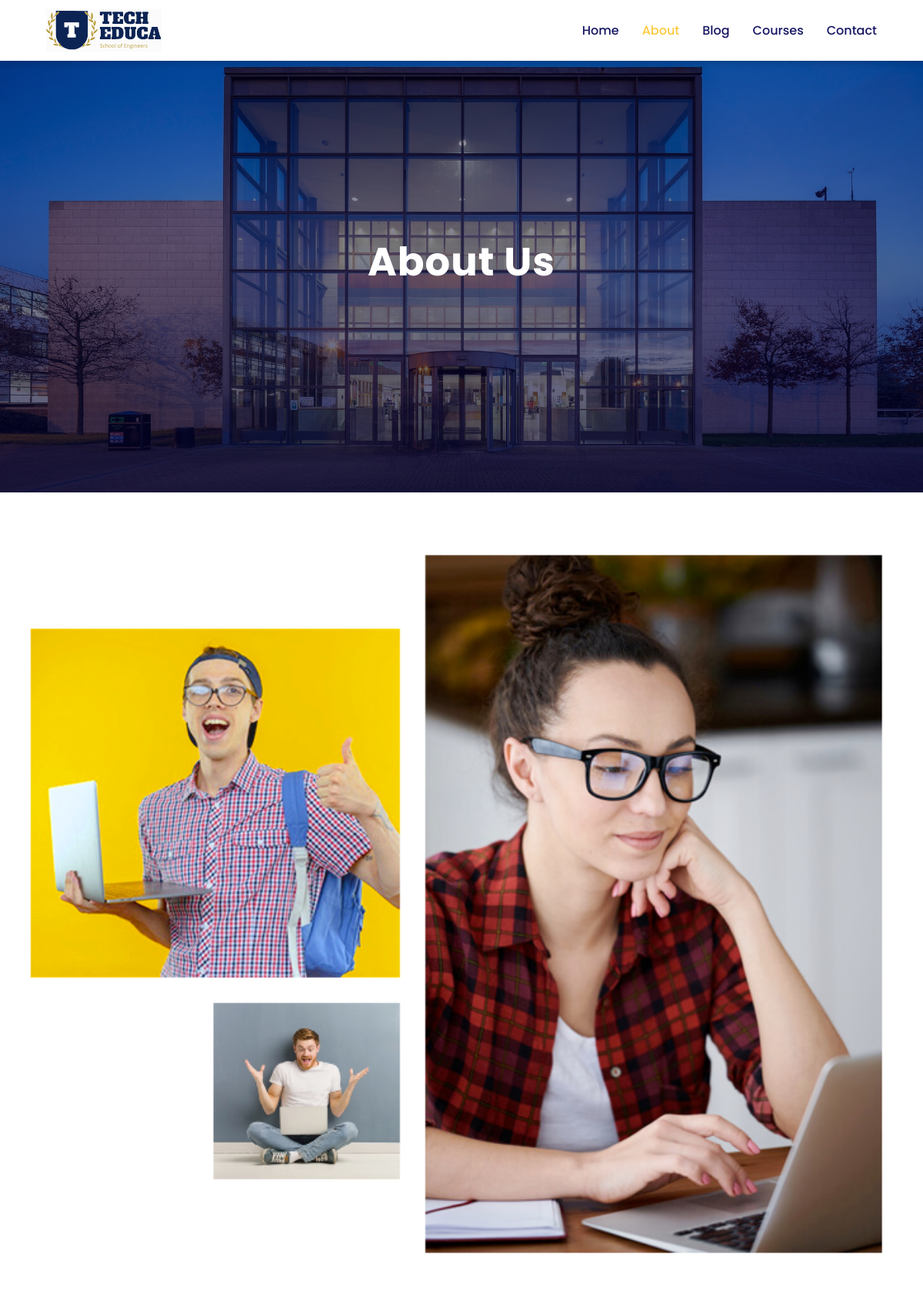
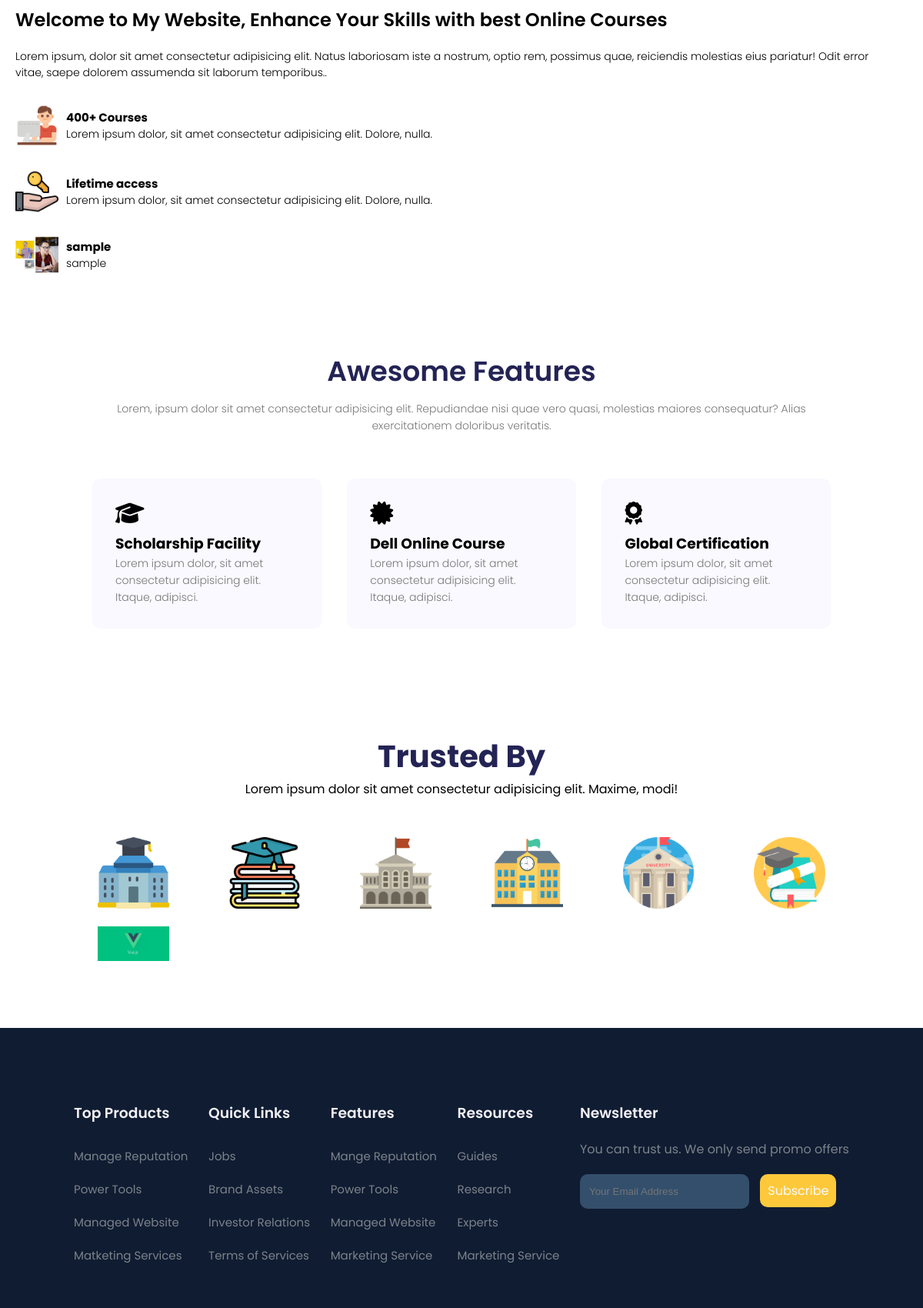
The page /about/ (upper part) on the database its author committed (2 pictures, top to bottom).
### aboutpage/models.py (models this page shows)
class AboutPageDetails(models.Model):
    details_heading = models.TextField()
    details_content = models.TextField()

class AboutPageSubHeadingsDetails(models.Model):
    details_subHeadingIcon = models.FileField(upload_to="aboutpage/",max_length=250,null=True,default=None)
    details_subHeading = models.CharField(max_length=200)
    details_subHeadingContent = models.TextField()

class AboutPageTrustedBy(models.Model):
    trustedByIcon = models.FileField(upload_to="aboutpage/",max_length=250,null=True,default=None)

### features/models.py (models this page shows)
class Features(models.Model):
    featuresIcon = models.CharField(max_length=50)
    featursHeading = models.CharField(max_length=50)
    featuresDescription = models.TextField()

### LMSWebsite/views.py (the view)
# urls.py: path('about/',views.AboutPage, name="about"),
def AboutPage(request):
    featuresData = Features.objects.all().order_by('id')[:3]
    try:
        aboutPagedetails = AboutPageDetails.objects.first()
    except ObjectDoesNotExist:
        aboutPagedetails = None
    aboutpageSubheadingDetails = AboutPageSubHeadingsDetails.objects.all().order_by('id')
    trustedByIcons = AboutPageTrustedBy.objects.all().order_by('id')
    data = {
        'featuresData':featuresData,
        'aboutPageHeadings':aboutPagedetails,
        'aboutpagesubheadingdetails':aboutpageSubheadingDetails,
        'trustedByIcons':trustedByIcons,
        'page_title':'About Page'
    }
    return render(request,"about.html", data)

### templates/about.html
{% load static %}
{% include "header.html" with active_page='about' %}
    <section class="about-home">
        <h2>About Us</h2>
    </section>
    <section class="about-details">
        <div class="about-row">
            <div class="about-content">
                <img id="b-img" src="/static/images/a.png">
            </div>
            <div class="about-content">
                <h4>{{aboutPageHeadings.details_heading}}</h4>
                <p>{{aboutPageHeadings.details_content}}.</p>
                {% for n in aboutpagesubheadingdetails %}
                <div class="about-courses">
                    <img src="/media/{{n.details_subHeadingIcon}}">
                    <div class="fe-text">
                        <h5>{{n.details_subHeading}}</h5>
                        <p>{{n.details_subHeadingContent}}</p>
                    </div>
                </div>
                {% endfor %}
            </div>
        </div>
    </section>
    <section class="features">
        <h1>Awesome Features</h1>
        <p>Lorem, ipsum dolor sit amet consectetur adipisicing elit. Repudiandae nisi quae vero quasi, molestias maiores consequatur? Alias exercitationem doloribus veritatis.</p>
        <div class="row">
            {% for n in featuresData %}
            <div class="features-card">
                <i class="{{n.featuresIcon}}"></i>
                <h3>{{n.featursHeading}}</h3>
                <p>{{n.featuresDescription}}</p>
            </div>
            {% endfor %}
        </div>
    </section>
    <section class="trusted">
        <h1>Trusted By</h1>
        <p>Lorem ipsum dolor sit amet consectetur adipisicing elit. Maxime, modi!</p>
        <div class="trust-box">
            {% for n in trustedByIcons %}
            <div class="trust-img">
                <img src="/media/{{n.trustedByIcon}}">
            </div>
            {% endfor %}
        </div>
    </section>
{% include 'footer.html' %}

### static/css/style.css (style rules this page uses)
* { margin: 0; padding: 0; box-sizing: border-box; }
body { font-family: "Poppins", sans-serif; }
h1 { font-size: 2.5rem; font-weight: 700; color: rgb(35, 35, 85); }
.features { width: 80%; margin: auto; text-align: center; padding-top: 100px; }
.features h1 { font-size: 36px; font-weight: 600; }
.features p { color: #777; font-size: 14px; font-weight: 300; line-height: 22px; padding: 10px; }
.row { margin-top: 5%; display: flex; justify-content: space-between; }
.features-card { flex-basis: 31%; margin-bottom: 40px; background: #F9F9FF; padding: 30px; border-radius: 10px; text-align: left; }
.features-card i { font-size: 30px; margin-bottom: 10px; }
.features-card p { padding: 0; }
.about-home { background-image: linear-gradient(rgba(9,5,54,0.3), rgba(5,4,46,0.7)), url(/static/images/back1.jpg); width: 100%; height: 80vh; background-size: cover; background-position: center; display: flex; flex-direction: column; align-items: center; justify-content: center; text-align: center; padding-top: 40px; }
.about-home h2 { color: white; font-size: 3.2rem; letter-spacing: 1px; }
.about-details { width: 100%; margin: auto; margin-top: 50px; }
.about-content img { margin-left: 20px; }
.about-row { width: 95%; display: flex; justify-content: space-between; }
#b-img { padding: 10px; }
.about-content { flex-basis: 45%; text-align: left; display: flex; flex-direction: column; }
.about-content h4 { margin-top: 30px; font-size: 24px; font-weight: 600; padding: 20px 20px; text-align: left; }
.about-content p { padding-left: 20px; text-align: left; font-size: 14px; font-weight: 300; }
.about-courses { margin-top: 30px; display: flex; flex-direction: row; align-items: center; padding-left: 20px; }
.about-courses p { padding: 0; }
.about-courses .fe-text { align-items: center; }
.about-courses h5 { font-size: 15px; }
.about-content .about-courses img { margin: 0; margin-top: 0px; margin-right: 10px; width: 10%; }
@media (max-width: 1200px) { .about-row { flex-direction: column; } }
@media (max-width: 1200px) { .about-content #b-img { width: 100%; } }
@media (max-width: 1200px) { .about-content .about-courses img { width: 5%; } }
.trusted { padding: 8vw 8vw 0 8vw; text-align: center; }
.trusted .trust-box { display: grid; grid-template-columns: repeat(6,1fr); grid-gap: 1rem; margin-top: 50px; }
.trust-box .trust-img img { width: 60%; }

### rows shown on the page
AboutPageDetails: details_heading "Welcome to My Website, Enhance Your Skills with best Online Courses", details_content "Lorem ipsum, dolor sit amet consectetur adipisicing elit. Natus laboriosam iste a nostrum, optio rem, possimus quae, reiciendis molestias eius pariatur! Odit error vitae, saepe dolorem assumenda sit laborum temporibus."
AboutPageSubHeadingsDetails: details_subHeadingIcon (picture), details_subHeading "400+ Courses", details_subHeadingContent "Lorem ipsum dolor, sit amet consectetur adipisicing elit. Dolore, nulla."
AboutPageSubHeadingsDetails: details_subHeadingIcon (picture), details_subHeading "Lifetime access", details_subHeadingContent "Lorem ipsum dolor, sit amet consectetur adipisicing elit. Dolore, nulla."
AboutPageSubHeadingsDetails: details_subHeadingIcon (picture), details_subHeading "sample", details_subHeadingContent "sample"
Features: featursHeading "Scholarship Facility", featuresDescription "Lorem ipsum dolor, sit amet consectetur adipisicing elit. Itaque, adipisci."
Features: featursHeading "Dell Online Course", featuresDescription "Lorem ipsum dolor, sit amet consectetur adipisicing elit. Itaque, adipisci."
Features: featursHeading "Global Certification", featuresDescription "Lorem ipsum dolor, sit amet consectetur adipisicing elit. Itaque, adipisci."
AboutPageTrustedBy: trustedByIcon (picture)
AboutPageTrustedBy: trustedByIcon (picture)
AboutPageTrustedBy: trustedByIcon (picture)
AboutPageTrustedBy: trustedByIcon (picture)
AboutPageTrustedBy: trustedByIcon (picture)
AboutPageTrustedBy: trustedByIcon (picture)
AboutPageTrustedBy: trustedByIcon (picture)
